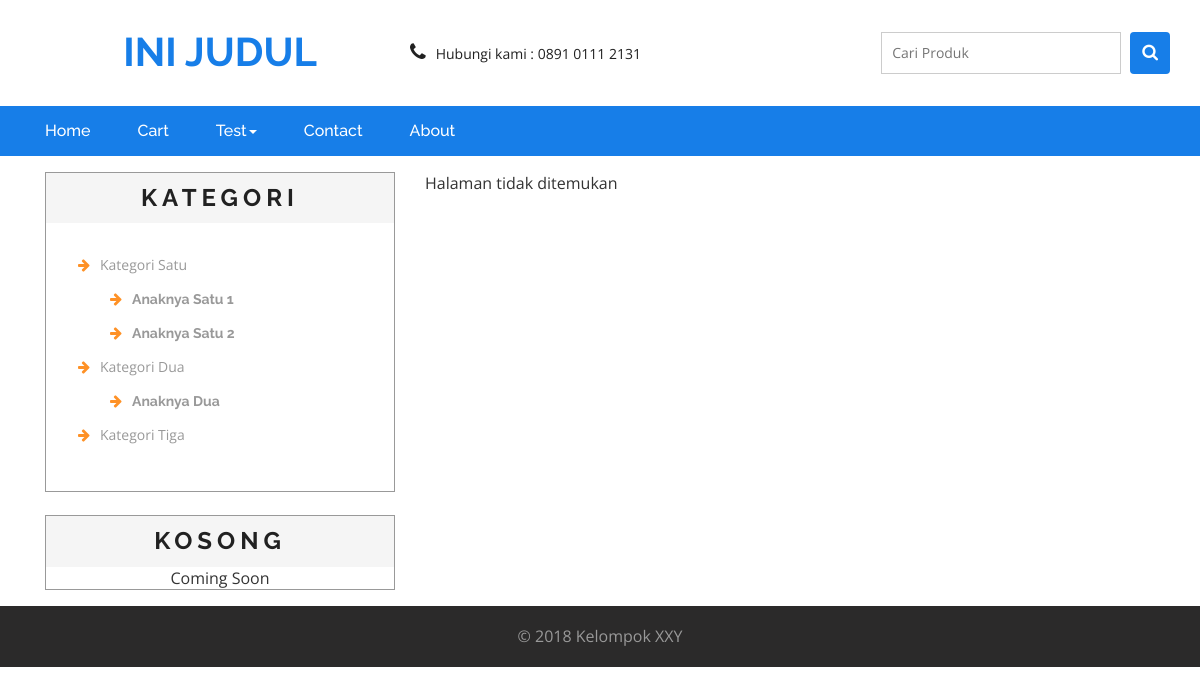
The page /index.php on the database its author committed.
### tables this page shows
CREATE TABLE `twm_pref` (
  `id` int(10) unsigned NOT NULL AUTO_INCREMENT,
  `pref_name` varchar(100) DEFAULT NULL,
  `pref_value` varchar(100) DEFAULT NULL,
  PRIMARY KEY (`id`)
);

CREATE TABLE `twm_menu` (
  `id` int(10) unsigned NOT NULL AUTO_INCREMENT,
  `menu_name` varchar(50) DEFAULT NULL,
  `menu_parent` int(11) DEFAULT NULL,
  `menu_link` varchar(50) DEFAULT NULL,
  `menu_status` smallint(1) DEFAULT NULL,
  `menu_urutan` int(11) DEFAULT NULL,
  `menu_show` smallint(6) DEFAULT '1',
  PRIMARY KEY (`id`)
);

CREATE TABLE `kategori` (
  `id` int(10) unsigned NOT NULL AUTO_INCREMENT,
  `kat_nama` varchar(30) DEFAULT NULL,
  `kat_parent` int(11) DEFAULT NULL,
  `kat_link` varchar(30) DEFAULT NULL,
  `kat_urutan` int(11) DEFAULT '99',
  `kat_show` smallint(1) DEFAULT '1',
  PRIMARY KEY (`id`)
);

### func/Connect.php (called while the page is built, shortened)
<?php
class Connect {
	private $servername = "localhost";
	private $username = "root";
	private $passwordData = "";
	private $dbname = "twm_db";
	public function connect() {
		$this->conn = new mysqli($this->servername, $this->username, $this->passwordData, $this->dbname);
		return $this->conn;
	}
}

### func/DbFunctions.php (called while the page is built, shortened)
<?php
class DbFunctions {
	private $conn;
	function __construct() {
		require_once 'Connect.php';
		$db = new Connect();
		$this->conn = $db->connect();
	}
	public function getKategori($k_id = 1) {
		$sql = "SELECT * FROM kategori
		WHERE kat_parent = ? AND kat_show = 1
		ORDER BY kat_urutan";
		$stmt = $this->conn->prepare($sql);
		$stmt->bind_param("s", $k_id);
		if ($stmt->execute()) {
			$ds = array();
			$result = $stmt->get_result();
			while($row = $result->fetch_assoc()) {
				$ds[] = $row;
			}
			return $ds;
		} else {
			return FALSE;
		}
	}
	public function getMenu($k_id = 1) {
		$sql = "SELECT a.*, COUNT(b.id)'hc' FROM twm_menu a
		LEFT JOIN twm_menu b ON a.id = b.menu_parent
		WHERE a.menu_status = 1 AND a.menu_parent = ?
		GROUP BY a.id ORDER BY menu_urutan";
		$stmt = $this->conn->prepare($sql);
		$stmt->bind_param("s", $k_id);
		if ($stmt->execute()) {
			$ds = array();
			$result = $stmt->get_result();
			while($row = $result->fetch_assoc()) {
				$ds[] = $row;
			}
			return $ds;
		} else {
			return FALSE;
		}
	}
	public function getPref($pn) {
		$sql = "SELECT pref_value FROM twm_pref
		WHERE pref_name = ? LIMIT 1";
		$stmt = $this->conn->prepare($sql);
		$stmt->bind_param("s", $pn);
		if ($stmt->execute()) {
			$result = $stmt->get_result()->fetch_assoc();
			return $result['pref_value'];
		} else {
			return FALSE;
		}
	}
}

### pages/404page.php (the view, shortened to what this page needs)
<?php
include_once('func/DbFunctions.php');
$basepath = implode('/', array_slice(explode('/', $_SERVER['SCRIPT_NAME']), 0, -1)) . '/';
$fun = new DbFunctions();
$kts = $fun->getKategori();
$mns = $fun->getMenu();
?>
<!DOCTYPE html>
<html>
<head>
  <link href="<?=$basepath?>assets/css/bootstrap.css" rel="stylesheet" type="text/css" media="all" />
  <link href="<?=$basepath?>assets/css/style.css" rel="stylesheet" type="text/css" media="all" />
  <link href="<?=$basepath?>assets/css/font-awesome.css" rel="stylesheet">
</head>
<body>
  <div class="logo_products">
    <div class="container">
      <div class="w3ls_logo_products_left">
        <h1><a href="<?=$basepath?>"><?=$fun->getPref("nama_toko")?></a></h1>
      </div>
      <div class="w3ls_logo_products_left1">
        <ul class="phone_email">
          <li><i class="fa fa-phone" aria-hidden="true"></i>Hubungi kami : <?=$fun->getPref("no_telp")?></li>
        </ul>
      </div>
      <div class="w3l_search">
        <form action="#" method="post">
          <input type="search" name="Search" placeholder="Cari Produk" required="">
          <button type="submit" class="btn btn-default search" aria-label="Left Align">
            <i class="fa fa-search" aria-hidden="true"> </i>
          </button>
        </form>
      </div>
      <div class="clearfix"> </div>
    </div>
  </div>
  <div class="navigation-agileits">
    <div class="container">
      <nav class="navbar navbar-default">
        <div class="collapse navbar-collapse" id="bs-megadropdown-tabs">
          <ul class="nav navbar-nav">
            <?php foreach($mns as $mn) :?>
              <?php if($mn['hc'] == 0) :?>
                <li class="active"><a href="<?=$basepath.$mn['menu_link']?>" class="act"><?=$mn['menu_name']?></a></li>
              <?php else : ?>
                <li class="dropdown">
                  <a href="#" class="dropdown-toggle" data-toggle="dropdown"><?=$mn['menu_name']?><b class="caret"></b></a>
                </li>
              <?php endif; ?>
            <?php endforeach; ?>
          </ul>
        </div>
      </nav>
    </div>
  </div>
  <div class="products">
    <div class="container">
      <div class="col-md-8 col-md-push-4 products-right">
        Halaman tidak ditemukan
      </div>
      <div class="col-md-4 col-md-pull-8 products-left">
        <div class="categories">
          <h2>Kategori</h2>
          <ul class="cate">
            <?php foreach ($kts as $kt) : ?>
              <li><i class="fa fa-arrow-right" aria-hidden="true"></i><?=$kt['kat_nama']?></li>
              <ul>
                <?php $kcs = $fun->getKategori($kt['id']); ?>
                <?php foreach ($kcs as $kc) : ?>
                  <li><a href="<?=$basepath.'kategori/'.$kc['id'].'/'.$kc['kat_link']?>"><i class="fa fa-arrow-right" aria-hidden="true"></i><?=$kc['kat_nama']?></a></li>
                <?php endforeach ?>
              </ul>
            <?php endforeach ?>
          </ul>
        </div>
        <br/>
        <div class="categories">
          <h2>Kosong</h2>
          <p class="text-center">Coming Soon</p>
        </div>
      </div>
      <div class="clearfix"> </div>
    </div>
  </div>
  <div class="footer">
    <div class="footer-copy">
      <div class="container">
        <p>&copy; <?= date('Y'). ' ' .$fun->getPref("kelompok")?></a></p>
      </div>
    </div>
  </div>
</body>
</html>

### assets/css/style.css (style rules this page uses)
html, body { font-size: 100%; font-family: 'Open Sans', sans-serif; background:#ffffff; }
ul li,ol li { font-size:14px; }
p { margin:0; }
h1,h2,h3,h4,h5,h6,a { font-family: 'Raleway', sans-serif; margin:0; font-weight:700; }
ul,label { margin:0; padding:0; }
.w3l_search { float: right; width: 25.33%; margin: 0em 0 0em 0em; }
.w3l_search input[type="search"] { width: 83%; padding:10px; font-size: 14px; color: #999; outline: none; border: 1px solid #cccccc; background: none; -webkit-appearance: none; transition: 0.5s all; -webkit-transition: 0.5s all; -moz-transition: 0.5s all; }
i.fa.fa-phone { margin-right: 10px; font-size: 20px; }
button.btn.btn-default.search { background: #177ee8; padding: 11px 12px 11px; float: right; outline: none; border: none; }
.w3l_search input[type="search"] { margin-top:0px; }
.w3l_search i.fa.fa-search { font-size: 17px; color:#fff; }
.logo_products { padding: 2em 0; }
.w3ls_logo_products_left { float: left; text-align: center; width: 33.33%; }
.w3ls_logo_products_left h1 a { font-size: 40px; color: #177ee8; text-decoration: none; text-transform: uppercase; display: block; line-height: 1; }
.w3ls_logo_products_left1 { float: left; margin-top: 0.6em; width: 33.33%; }
.w3ls_logo_products_left1 ul.phone_email li { display:inline-block; color:#212121; }
.navbar-default .navbar-nav > li > a { color: #fff; font-size: 16px; font-weight: 500; }
.navbar-default .navbar-nav > .active > a, .navbar-default .navbar-nav > .active > a:hover, .navbar-default .navbar-nav > .active > a:focus { background-color: transparent; color: #fff !important; }
.navbar-default .navbar-collapse, .navbar-default .navbar-form { border: none; }
.navbar { position: relative; min-height: 50px; margin-bottom: 10px; border: 1px solid transparent; }
.navbar-default { background: none; border: none; }
.navbar-collapse { padding: 0; }
.navigation-agileits { background: #177ee8; }
.navbar-nav > li { float: left; margin-left: 17px; }
.navbar-nav > li:nth-child(1) { margin-left: 0px; }
.navbar-collapse { padding: 0; box-shadow: none; }
.navbar { margin-bottom: 0; border: none; }
.footer { padding: 1em 0 1em; background: #2b2a2a; }
i.fa.fa-arrow-right { color: #fe9126; margin-right: 10px; }
.footer-copy p { text-align:center; color:#999; line-height:1.8em; }
.products { padding: 1em 0; }
.categories,.new-products { border:1px solid #999; }
.categories h2 { font-size: 1.5em; color: #212121; margin: 0; padding: .5em; background: #f5f5f5; text-transform: uppercase; text-align: center; letter-spacing: 5px; }
.categories ul.cate,.new-products-grids { padding:2em; }
.categories ul li { display:block; color:#999; font-size:14px; margin-bottom:1em; }
.categories ul li a { color:#999; text-decoration:none; }
ul.cate ul { margin-left:2em; }

### rows shown on the page
twm_pref: pref_value "INI JUDUL"
twm_pref: pref_value "0891 0111 2131"
twm_menu: menu_name "Home"
twm_menu: menu_name "Cart"
twm_menu: menu_name "Test"
twm_menu: menu_name "Contact"
twm_menu: menu_name "About"
kategori: kat_nama "Kategori Satu"
kategori: kat_nama "Anaknya Satu 1"
kategori: kat_nama "Anaknya Satu 2"
kategori: kat_nama "Kategori Dua"
kategori: kat_nama "Anaknya Dua"
kategori: kat_nama "Kategori Tiga"
twm_pref: pref_value "Kelompok XXY"
